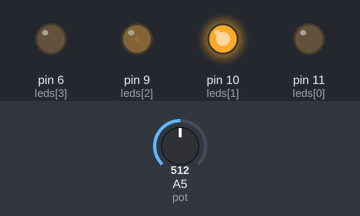
A sketch run on a simulated Arduino Uno, built with avr-gcc and run on an emulated ATmega328P. On the bench: output pins drawn as LEDs (lit = HIGH). The test bench sets the inputs (shaded band); at power-on: A5 (pot) = 512. What the sketch prints to the serial monitor is not drawn.

Above: at 1.2 s.
1.3 s: A5 (pot) set to 716
At 2.0 s:
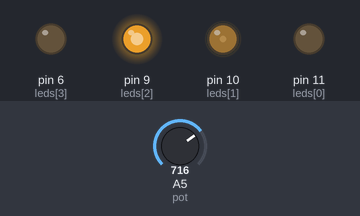
2.8 s: A5 (pot) set to 900
At 3.1 s:
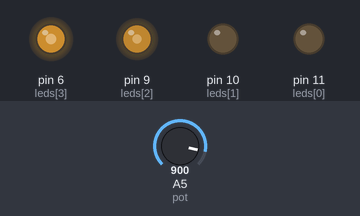
4.3 s: A5 (pot) set to 1023
At 5.5 s:
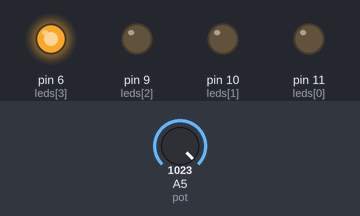
5.8 s: A5 (pot) set to 306
At 6.6 s:
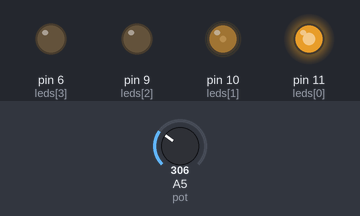
7.3 s: A5 (pot) set to 122
At 7.7 s:
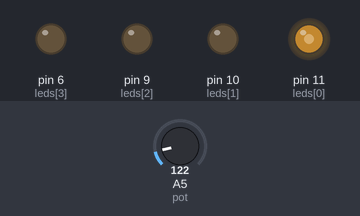
Timing chart, 0 to 9.8 s (numbered marks = the images above; inputs shaded):
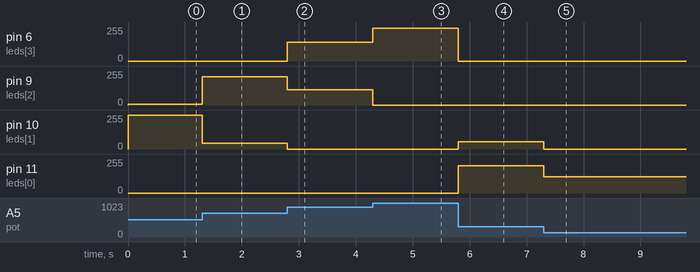

Measured:
- after the input at 1.3 s, pin 9 (leds[2]): 5/255 → 211/255 at once; pin 10 (leds[1]): 252/255 → 45/255 at once
- after the input at 2.8 s, pin 6 (leds[3]): 0/255 → 142/255 at once; pin 9 (leds[2]): 211/255 → 114/255 at once; pin 10 (leds[1]): 45/255 → 0/255 at once
- after the input at 4.3 s, pin 6 (leds[3]): 142/255 → 244/255 at once; pin 9 (leds[2]): 114/255 → 0/255 at once
- after the input at 5.8 s, pin 6 (leds[3]): 244/255 → 0/255 at once; pin 10 (leds[1]): 0/255 → 53/255 at once; pin 11 (leds[0]): 0/255 → 204/255 at once
- after the input at 7.3 s, pin 10 (leds[1]): 53/255 → 0/255 at once; pin 11 (leds[0]): 204/255 → 122/255 at once

The sketch:

Potenciomentro.ino
```cpp
#define pot A5

int leds[4] = {11,10,9,6};
const int ledArrSize = 4;
float LEDPOSV;

void SetLed(int potValue, int pin, int pinIndex);

void setup()
{
  LEDPOSV = 255 / ledArrSize;

  pinMode(pot, INPUT);
  for(int i = 0; i < ledArrSize;i++)
  {
    pinMode(leds[i], OUTPUT);
  }

  Serial.begin(9600);
  Serial.println(LEDPOSV);
}

void loop()
{
 int potValue = map(analogRead(pot), 0, 1023, 0, 255);

  for(int i = 0; i < ledArrSize;i++)
  {
   SetLed(potValue, leds[i], i);
  }
}

void SetLed(int potValue, int pin, int pinIndex)
{
  int clampedPotValue = potValue;
  float currentLedV = LEDPOSV * (pinIndex+1);
  float minValue = abs(LEDPOSV - currentLedV);
  float maxValue = currentLedV + LEDPOSV;

  if(clampedPotValue < minValue)
    clampedPotValue = minValue;
  else if(clampedPotValue > maxValue)
    clampedPotValue = maxValue;

  float distance = abs(currentLedV - clampedPotValue);

  float multiplier = map(distance, 0, LEDPOSV, 100, 0);

  if(multiplier > 100)
    multiplier = 100;
  else if(multiplier < 0)
    multiplier = 0;

  multiplier /= 100;
  analogWrite(pin, 255 * multiplier);
}
```
